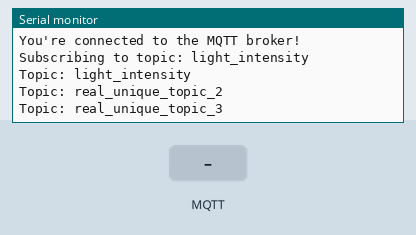
Bench run of a sketch on a simulated Arduino MKR. Shown: the last lines printed to the serial monitor. The inputs (shaded band) are chosen by the test bench. WiFi joins after 1.5 s; servers stay silent unless stated; no MQTT or app messages arrive unless stated.

Above: at 2.7 s.
2.8 s: MQTT message "5" arrives on the first subscribed topic
At 3.3 s:
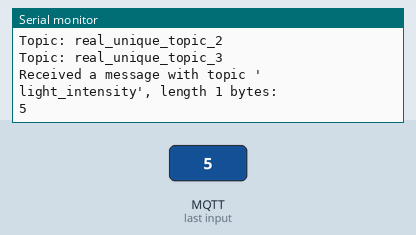
4.3 s: MQTT message "5" arrives on the second subscribed topic
At 5.7 s:
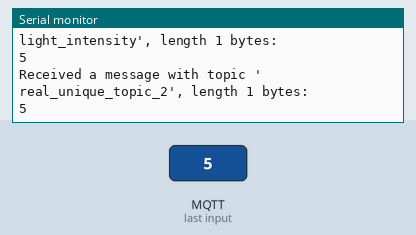

The sketch:

ldr_relay_client.ino
```cpp
// File name: ldr_relay_client.ino
// Decription: Initiating MQTT protocol for Arduino Client. 128 bytes limit for packet size
//              Subscribing to light intensity topic. Publish command to turn LED ob/off to relay topic
// Client Role: Publisher & Subscriber
// Library Used: ArduinoMqttClient, WifiNINA
// Author: Hoan Pham (mhpham23@vt.edu)

#include <ArduinoMqttClient.h>
#include <WiFiNINA.h>
#include "arduino_secrets.h"

// Macros ////////////////////////////////////////////////////////////////////////////////
#define BAUDRATE 9600
#define DELAY_TIME 5000
#define MSG_INTERVAL 8000
#define CLIENT_ROLE SUB
#define THRESHOLD 700 // Light intensity threshold -> condition for light status
#define LED_ON 1
#define LED_OFF 0
//////////////////////////////////////////////////////////////////////////////////////////
///////please enter your sensitive data in the Secret tab/arduino_secrets.h //////////////
char ssid[] = SECRET_SSID;        // your network SSID (name)
char pass[] = SECRET_PASS;    // your network password (use for WPA, or use as key for WEP)
///////////////////////////////////////////////////////////////////////////////////////////

//Network Information/////////////////////////////////////////////////////////////////////
const char broker[] = "test.mosquitto.org";
const char localhost_broker[] = MQTT_IP;
int        port     = LISTENING_PORT;
//////////////////////////////////////////////////////////////////////////////////////////

// Declaring topics //////////////////////////////////////////////////////////////////////
const char topic[]  = "light_intensity";
const char topic2[]  = "real_unique_topic_2";
const char topic3[]  = "real_unique_topic_3";
const char topic4[] = "light_intensity/relay";
//////////////////////////////////////////////////////////////////////////////////////////

// Time tracking /////////////////////////////////////////////////////////////////////////
//set interval for sending messages (milliseconds)
const long interval = MSG_INTERVAL;
unsigned long previousMillis = 0;
int count = 0;
//////////////////////////////////////////////////////////////////////////////////////////

// Constructors ///////////////////////////////////////////////////////////////////////////
WiFiClient wifiClient;
MqttClient mqttClient(wifiClient);
//////////////////////////////////////////////////////////////////////////////////////////

// Message buffer ///////////////////////////////////////////////////////////////////////
const int bufferSize = 3;
char messageBuffer[bufferSize];
////////////////////////////////////////////////////////////////////////////////////////

void setup() {
  // put your setup code here, to run once:
  /* Setting up Wifi and MQTT connection */
  // put your setup code here, to run once:
  //Initialize serial port
  Serial.begin(BAUDRATE);

  // attempt to connect to Wifi network:
  Serial.print("Attempting to connect to WPA SSID: ");
  Serial.println(ssid);
  while (WiFi.begin(ssid, pass) != WL_CONNECTED) {
    // failed, retry
    Serial.print(".");
    delay(DELAY_TIME);
  }

  Serial.println("You're connected to the network");
  Serial.println();

  Serial.print("Attempting to connect to the MQTT broker: ");
  Serial.println(localhost_broker);

  if (!mqttClient.connect(localhost_broker, port))
  {
    Serial.print("MQTT connection failed! Error code = ");
    Serial.println(mqttClient.connectError());

    while (1);
  }

  Serial.println("You're connected to the MQTT broker!");
  /* Finish setting up WIFI and MQTT connection */

    // Subscriber code /////////////////////////////////////////////
  // set the message receive callback
  mqttClient.onMessage(onMqttMessage);

  Serial.print("Subscribing to topic: ");
  Serial.println(topic);
  Serial.println();

  // subscribe to a topic
  mqttClient.subscribe(topic);
  mqttClient.subscribe(topic2);
  mqttClient.subscribe(topic3);

  // topics can be unsubscribed using:
  // mqttClient.unsubscribe(topic);

  Serial.print("Topic: ");
  Serial.println(topic);
  Serial.print("Topic: ");
  Serial.println(topic2);
  Serial.print("Topic: ");
  Serial.println(topic3);

  Serial.println();
  ////////////////////////////////////////////////////////////////


}

void loop() {
  // put your main code here, to run repeatedly:
  // call poll() regularly to allow the library to receive MQTT messages and
  // send MQTT keep alive which avoids being disconnected by the broker
  mqttClient.poll();

}

void relay(int intValue, String current_topic, String compare_topic, String relay_topic)
{
  if (current_topic == compare_topic)
  {
    if (intValue <= THRESHOLD)
    {
      // It's Dark
      // Publish msg to turn light on
      mqttClient.beginMessage(relay_topic);
      mqttClient.print(LED_ON);
      mqttClient.endMessage();

    }
    else
    {
      // Publish msg to turn light off
      mqttClient.beginMessage(relay_topic);
      mqttClient.print(LED_OFF);
      mqttClient.endMessage();
    }
  }
}

//call-back function
void onMqttMessage(int messageSize)
{
  // we received a message, print out the topic and contents
  Serial.println("Received a message with topic '");
  Serial.print(mqttClient.messageTopic());
  Serial.print("', length ");
  Serial.print(messageSize);
  Serial.println(" bytes:");
  String currTopic = mqttClient.messageTopic();

  // use the Stream interface to print the contents
  while (mqttClient.available())
  {


    for (int i = 0; i < bufferSize; i++)
    {
      messageBuffer[i] = (char)mqttClient.read();
    }
  }
  int msgValue = atoi(messageBuffer);
  Serial.println(msgValue);
  relay(msgValue, currTopic, topic, topic4);
  Serial.println();
  Serial.println();


}
```

arduino_secrets.h
```cpp
// File name: arduino_secrets.h
// Decription: Store WIFI name and password
// Author: Hoan Pham (mhpham23@vt.edu)

//Network information//////////////////////////////////////
#define SECRET_SSID "Fios-XXXX" // Network Name
#define SECRET_PASS "XXX" // Network Password
#define MQTT_IP "192.XXX.X.X" // Local Host's IP address
#define LISTENING_PORT 1883 // Listening port on local host
///////////////////////////////////////////////////////////


//Client Roles////////////////////////////////////////////
#define PUB 1
#define SUB 2
#define BOTH 3
/////////////////////////////////////////////////////////
```

Measured:
- after the input at 2.8 s, the serial monitor: prints a new line at once (image 1)
- after the input at 4.3 s, the serial monitor: prints a new line at once (image 2)
